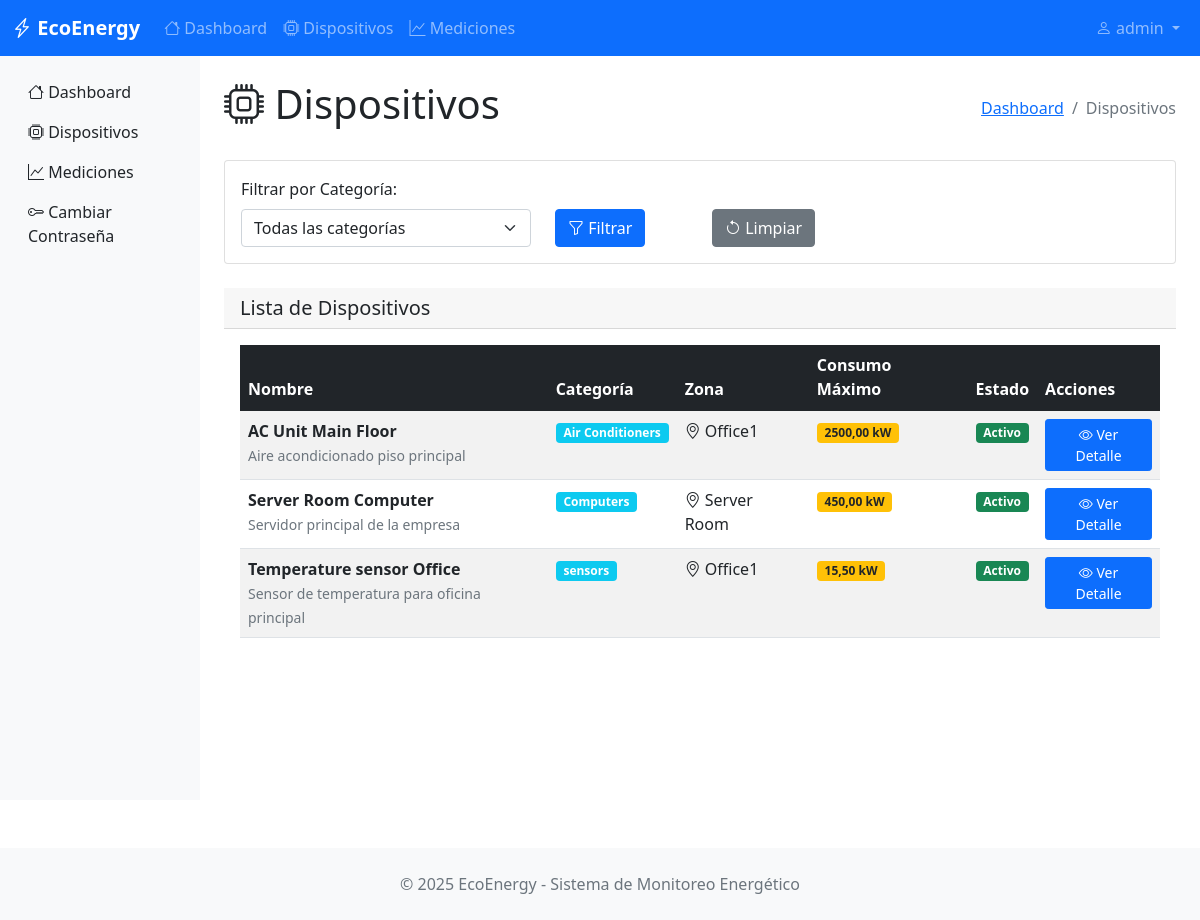
/devices/ (signed in), run on an earlier commit of the app's database.
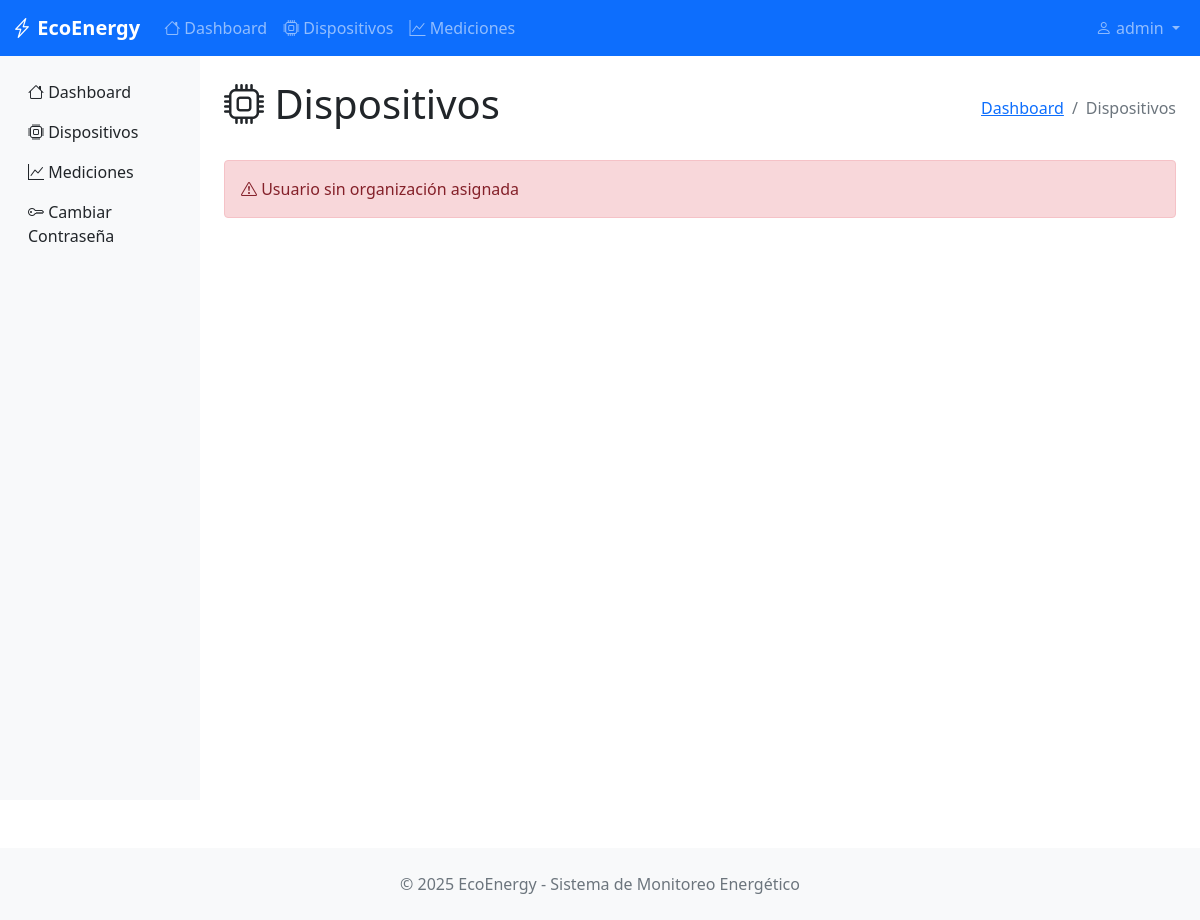
And on a later commit of the database.
### monitoring/models.py (models this page shows, shortened)
class BaseModel(models.Model):
    state = models.CharField(
        max_length=10,
        choices=STATES,
        default='ACTIVE',
        help_text="Estado del registro"
    )
    created_at = models.DateTimeField(
        auto_now_add=True,
        help_text="Fecha de creación"
    )
    updated_at = models.DateTimeField(
        auto_now=True,
        help_text="Fecha de última modificación"
    )
    deleted_at = models.DateTimeField(
        null=True,
        blank=True,
        help_text="Fecha de eliminación (soft delete)"
    )
    class Meta:
        abstract = True  # Esta clase no creará tabla, solo sirve de plantilla

class Device(BaseModel):
    name = models.CharField(max_length=200, help_text="Nombre del dispositivo")
    description = models.TextField(blank=True, help_text="Descripción del dispositivo")
    max_consumption = models.DecimalField(
        max_digits=10,
        decimal_places=2,
        help_text="Consumo máximo permitido (kW)"
    )
    category = models.ForeignKey(
        Category,
        on_delete=models.CASCADE,
        help_text="Categoría del dispositivo"
    )
    zone = models.ForeignKey(
        Zone,
        on_delete=models.CASCADE,
        help_text="Zona donde está ubicado"
    )
    organization = models.ForeignKey(
        Organization,
        on_delete=models.CASCADE,
        help_text="Empresa propietaria"
    )
    imagen = models.ImageField(
        upload_to='dispositivos/',
        null=True,
        blank=True,
        help_text="Imagen del dispositivo"
    )
    class Meta:
        verbose_name = "Device"
        verbose_name_plural = "Devices"

class Category(BaseModel):
    name = models.CharField(max_length=100, help_text="Nombre de la categoría")
    description = models.TextField(blank=True, help_text="Descripción de la categoría")
    organization = models.ForeignKey(
        Organization,
        on_delete=models.CASCADE,
        help_text="Empresa propietaria"
    )
    icon = models.ImageField(
        upload_to='categorias/',
        null=True,
        blank=True,
        help_text="Icono de la categoría"
    )
    class Meta:
        verbose_name = "Category"
        verbose_name_plural = "Categories"

class Zone(BaseModel):
    name = models.CharField(max_length=100, help_text="Nombre de la zona")
    description = models.TextField(blank=True, help_text="Descripción de la zona")
    organization = models.ForeignKey(
        Organization,
        on_delete=models.CASCADE,
        help_text="Empresa propietaria"
    )
    floor_plan = models.ImageField(
        upload_to='zonas/',
        null=True,
        blank=True,
        help_text="Plano de la zona"
    )
    class Meta:
        verbose_name = "Zone"
        verbose_name_plural = "Zones"

### monitoring/views.py (the view, shortened to what this page needs)
# urls.py: path('devices/', views.device_list, name='device_list'),
@login_required
def device_list(request):
    organization = get_user_organization(request.user)
    if not organization:
        context = {'error': 'Usuario sin organización asignada'}
        return render(request, 'monitoring/device_list.html', context)
    categories = Category.objects.filter(
        organization=organization,
        state='ACTIVE'
    ).order_by('name')
    devices = Device.objects.filter(
        organization=organization,
        state='ACTIVE'
    ).select_related('category', 'zone')
    selected_category = request.GET.get('category')
    selected_category_name = None
    devices = devices.order_by('name')
    context = {
        'devices': devices,
        'categories': categories,
        'selected_category': selected_category,
        'selected_category_name': selected_category_name,
        'organization': organization,
    }
    return render(request, 'monitoring/device_list.html', context)

### monitoring/views.py (called while the page is built)
def get_user_organization(user):
    if hasattr(user, 'userprofile'):
        return user.userprofile.organization
    return None

### monitoring/templates/monitoring/device_list.html (shortened to what the changed rows need)
{% extends 'monitoring/base.html' %}
{% block content %}
<div class="py-4">
    <div class="d-flex justify-content-between align-items-center mb-4">
        <h1>
            <i class="bi bi-cpu"></i>
            Dispositivos
        </h1>
        <nav aria-label="breadcrumb">
        </nav>
    </div>
    {% if error %}
        <div class="alert alert-danger">
            <i class="bi bi-exclamation-triangle"></i>
            {{ error }}
        </div>
    {% else %}
    <div class="card mb-4">
        <div class="card-body">
            <form method="get" class="row align-items-end">
                <div class="col-md-4">
                    <label for="category" class="form-label">Filtrar por Categoría:</label>
                    <select name="category" id="category" class="form-select">
                        <option value="">Todas las categorías</option>
                    </select>
                </div>
                <div class="col-md-2">
                    <button type="submit" class="btn btn-primary">
                        <i class="bi bi-funnel"></i>
                        Filtrar
                    </button>
                </div>
                <div class="col-md-2">
                    <a href="{% url 'device_list' %}" class="btn btn-secondary">
                        <i class="bi bi-arrow-counterclockwise"></i>
                        Limpiar
                    </a>
                </div>
            </form>
        </div>
    </div>
    <div class="card-header">
    <h5 class="mb-0">
        Lista de Dispositivos
    </h5>
</div>
        <div class="card-body">
            {% if devices %}
                <div class="table-responsive">
                    <table class="table table-striped table-hover">
                        <thead class="table-dark">
                            <tr>
                                <th>Nombre</th>
                                <th>Categoría</th>
                                <th>Zona</th>
                                <th>Consumo Máximo</th>
                                <th>Estado</th>
                                <th>Acciones</th>
                            </tr>
                        </thead>
                        <tbody>
                            {% for device in devices %}
                            <tr>
                                <td>
                                    <strong>{{ device.name }}</strong>
                                    {% if device.description %}
                                        <br>
                                        <small class="text-muted">{{ device.description|truncatechars:50 }}</small>
                                    {% endif %}
                                </td>
                                <td>
                                    <span class="badge bg-info">{{ device.category.name }}</span>
                                </td>
                                <td>
                                    <i class="bi bi-geo-alt"></i>
                                    {{ device.zone.name }}
                                </td>
                                <td>
                                    <span class="badge bg-warning text-dark">
                                        {{ device.max_consumption }} kW
                                    </span>
                                </td>
                                <td>
                                    {% if device.state == 'ACTIVE' %}
                                        <span class="badge bg-success">Activo</span>
                                    {% else %}
                                        <span class="badge bg-secondary">Inactivo</span>
                                    {% endif %}
                                </td>
                                <td>
                                    <a href="{% url 'device_detail' device.id %}"
                                       class="btn btn-primary btn-sm">
                                        <i class="bi bi-eye"></i>
                                        Ver Detalle
                                    </a>
                                </td>
                            </tr>
                            {% endfor %}
                        </tbody>
                    </table>
                </div>
            {% endif %}
        </div>
    </div>
    {% endif %}
</div>
{% endblock %}

What changed in the data, as far as the page shows it:
no longer on this page (row edited): Device: name "AC Unit Main Floor", description "Aire acondicionado piso principal", category.name "Air Conditioners", zone.name "Office1", max_consumption "2500,00", state "Activo"
removed Device: name "Server Room Computer", description "Servidor principal de la empresa", category.name "Computers", zone.name "Server Room", max_consumption "450,00", state "Activo"
no longer on this page (row edited): Device: name "Temperature sensor Office", description "Sensor de temperatura para oficina principal", category.name "sensors", zone.name "Office1", max_consumption "15,50", state "Activo"
Also different on the page:
{{ error }}: (not shown) → "Usuario sin organización asignada"
form field category: "Todas las categorías" → (not shown)
text no longer shown: "Filtrar por Categoría: Filtrar Limpiar Lista de Dispositivos Nombre Categoría Zona Consumo Máximo Estado Acciones"
